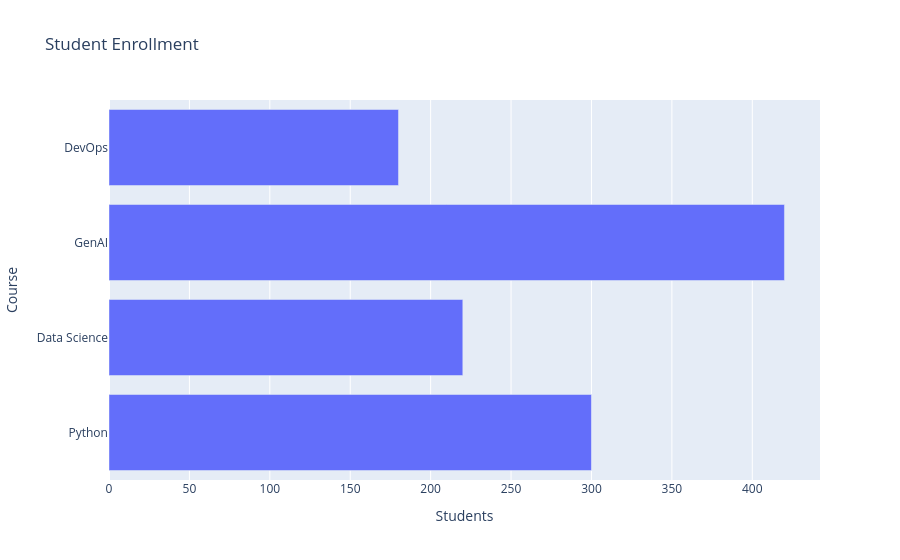

The code cell stored with this chart in its notebook:
### Code cell
# Horizontal Bar Chart
px.bar(df, x="Students", y="Course", title="Student Enrollment", orientation='h')

### Figure 1 — Plotly figure (JSON) as saved in the notebook; plotly's stock layout.template omitted (floating-point values rounded to 4 significant figures)
{"data": [{"hovertemplate": "Students=%{x}<br>Course=%{y}<extra></extra>", "legendgroup": "", "marker": {"color": "#636efa", "pattern": {"shape": ""}}, "name": "", "orientation": "h", "showlegend": false, "textposition": "auto", "type": "bar", "x": [300, 220, 420, 180], "xaxis": "x", "y": ["Python", "Data Science", "GenAI", "DevOps"], "yaxis": "y"}], "layout": {"barmode": "relative", "legend": {"tracegroupgap": 0}, "title": {"text": "Student Enrollment"}, "xaxis": {"anchor": "y", "domain": [0, 1], "title": {"text": "Students"}}, "yaxis": {"anchor": "x", "domain": [0, 1], "title": {"text": "Course"}}}}
